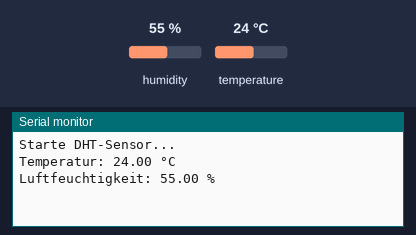
Bench run of a sketch on a simulated Arduino Uno, built with avr-gcc and run on an emulated ATmega328P. Shown: the last lines printed to the serial monitor. The test bench sets the inputs (shaded band); at power-on: humidity 55 %, temperature 24 °C.

Above: at 3.2 s.
3.3 s: humidity set to 22 %
At 5.0 s:
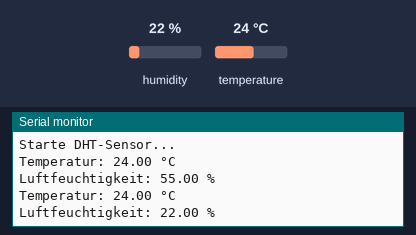
6.0 s: temperature set to 12 °C
At 7.4 s:
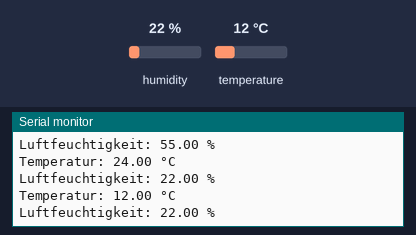
8.7 s: humidity set to 40 %
At 11.1 s:
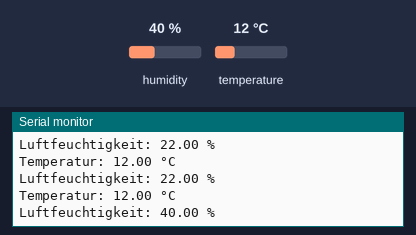
Timing chart, 0 to 12.6 s (numbered marks = the images above; inputs shaded):
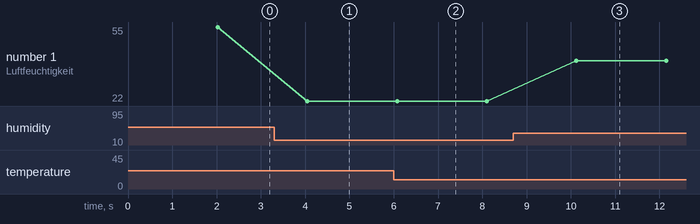

Measured:
- after the input at 3.3 s, the serial monitor: prints a new line after 0.75 s (image 1)
- after the input at 6.0 s, the serial monitor: prints a new line after 0.07 s (image 2)
- after the input at 8.7 s, the serial monitor: prints a new line after 1.4 s (image 3)
- plotted number 1: 55 → 22 after the input at 3.3 s, 22 → 40 after the input at 8.7 s

The sketch:

C3_DHT11.ino
```cpp
#include <Adafruit_Sensor.h>
#include <DHT_U.h>
#include <DHT.h>


// GPIO auf dem C3 für den DHT11
#define DHTPIN 5
// DHT-Typ definieren
#define DHTTYPE DHT11
// dht.-Objekt erzeugen mit defines
DHT dht(DHTPIN, DHTTYPE);

void setup() {
  Serial.begin(115200);
  delay(2000);
  Serial.println("Starte DHT-Sensor...");
  dht.begin();
}

void loop() {
  // Messwerte auslesen
  float t = dht.readTemperature(); // Temperature
  float h = dht.readHumidity(); // Luftfeuchtigkeit

  // --- Fehlerbehandlung ---
  if (isnan(t) || isnan(h)) {
    Serial.println("Fehler: Keine gültigen Daten vom DHT-Sensor!");
  } else {
    // Ausgabe
    Serial.print("Temperatur: ");
    Serial.print(t);
    Serial.println(" °C");

    Serial.print("Luftfeuchtigkeit: ");
    Serial.print(h);
    Serial.println(" %");
  }

  delay(2000);
}
```
